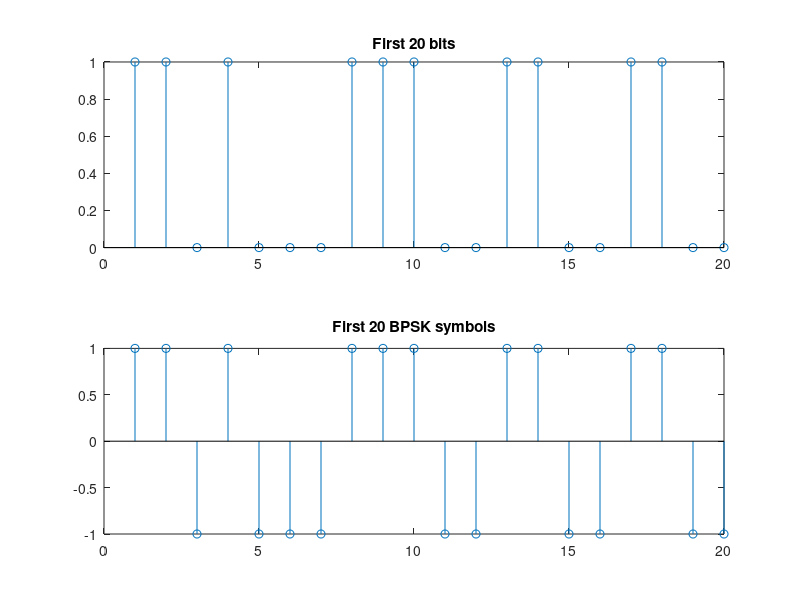

Here is the MATLAB script that generated this plot: (Note: this script raises an error after producing the figure.)
%% Point 1: Bits and BPSK mapper
clear; clc; close all;

N = 1e6;                         % number of bits

bits = randi([0 1], 1, N);       % random bits this is row vector

symbols = 2*bits - 1;            % BPSK mapping: 0 -> -1, 1 -> +1

% --- just to check ---
disp(size(bits));                % size of the vector
disp(mean(bits));                % fraction of ones (should be ~0.5)
disp(unique(symbols));           % the distinct symbol values

% --- look at the first 20 bits and their symbols ---
figure;
subplot(2,1,1); stem(bits(1:20));    title('First 20 bits');
subplot(2,1,2); stem(symbols(1:20)); title('First 20 BPSK symbols');

%% Point 2: AWGN channel (one Eb/No value for now)
EbNo_dB = 4;                          % Eb/No in dB
EbNo    = 10^(EbNo_dB/10);            % convert to linear scale

Eb    = 1;                            % BPSK: Es = Eb = 1
No    = Eb/EbNo;                      % noise PSD
sigma = sqrt(No/2);                   % noise standard deviation

noise = sigma * randn(1, N);          % AWGN, same size as the symbols
r     = symbols + noise;              % received signal

% --- checks ---
fprintf('Eb/No (linear)        = %.4f\n', EbNo);
fprintf('Expected noise var    = %.4f\n', No/2);
fprintf('Measured noise var    = %.4f\n', var(noise));
fprintf('Measured noise mean   = %.4f\n', mean(noise));

% --- histogram of what the receiver sees ---
figure;
histogram(r, 100);
title('Received signal r (Eb/No = 4 dB)');
xlabel('r'); ylabel('Count');
subplot(1,1,1); stem(r(1:20)); title('First 20 BPSK symbols received');

%% Point 3: Demapper and BER (still at one Eb/No value)
rx_bits = double(r > 0);              % decision: 1 if r>0, else 0

errors = sum(rx_bits ~= bits);        % count positions where bits differ
BER    = errors / N;                  % error rate

% --- theoretical BER for BPSK, as a check ---
BER_theory = 0.5 * erfc(sqrt(EbNo));

fprintf('Number of errors = %d out of %d bits\n', errors, N);
fprintf('Simulated   BER  = %.5f\n', BER);
fprintf('Theoretical BER  = %.5f\n', BER_theory);
figure;
subplot(1,1,1); stem(rx_bits(1:20)); title('First 20 BPSK symbols after demapper');

%% Point 4: BER curve for BPSK just point 2 and 3 again but noy for only 1 value of Eb/No
EbNo_dB  = 0:1:10;                      % Eb/No values: 0,1,2,...,10 dB
BER_sim = zeros(1, length(EbNo_dB));    % preallocate result vector

for k = 1:length(EbNo_dB)
    EbNo  = 10^(EbNo_dB(k)/10);         % dB -> linear
    No    = 1/EbNo;                     % Eb = 1 for BPSK
    sigma = sqrt(No/2);

    r       = symbols + sigma*randn(1, N);   % AWGN channel
    rx_bits = r > 0;                         % demapper

    BER_sim(k) = sum(rx_bits ~= bits) / N;   % BER for this Eb/No
end

% theoretical BPSK BER (whole vector at once)
BER_theory = 0.5 * erfc(sqrt(10.^(EbNo_dB/10)));

% --- plot ---
figure;
semilogy(EbNo_dB, BER_sim, 'bo-', 'LineWidth', 1.5); hold on;
semilogy(EbNo_dB, BER_theory, 'r--', 'LineWidth', 1.5);
grid on;
xlabel('E_b/N_o (dB)');
ylabel('BER');
title('BPSK: BER vs E_b/N_o');
legend('Simulation', 'Theory');
ylim([1e-6 1]);
